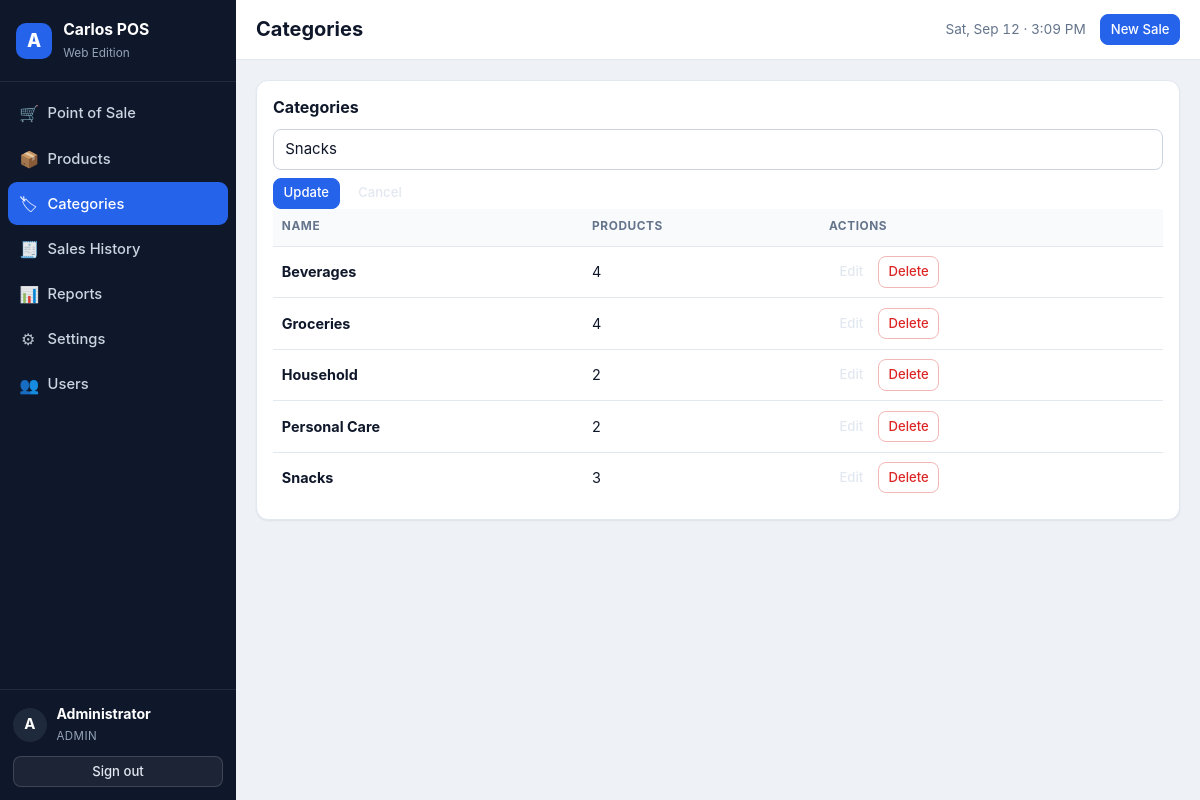
Screenshot of /index.php?page=categories&action=edit&id=2 (signed in) with the database file from the repository.
### tables this page shows
CREATE TABLE IF NOT EXISTS `users` (
  `id`            INT UNSIGNED NOT NULL AUTO_INCREMENT,
  `name`          VARCHAR(100) NOT NULL,
  `username`      VARCHAR(50)  NOT NULL,
  `password_hash` VARCHAR(255) NOT NULL,
  `role`          ENUM('admin','cashier') NOT NULL DEFAULT 'cashier',
  `active`        TINYINT(1)   NOT NULL DEFAULT 1,
  `last_login`    DATETIME NULL DEFAULT NULL,
  `created_at`    DATETIME NOT NULL DEFAULT CURRENT_TIMESTAMP,
  PRIMARY KEY (`id`),
  UNIQUE KEY `uq_users_username` (`username`)
);

CREATE TABLE IF NOT EXISTS `categories` (
  `id`         INT UNSIGNED NOT NULL AUTO_INCREMENT,
  `name`       VARCHAR(100) NOT NULL,
  `created_at` DATETIME NOT NULL DEFAULT CURRENT_TIMESTAMP,
  PRIMARY KEY (`id`),
  UNIQUE KEY `uq_categories_name` (`name`)
);

### app/helpers.php (called while the page is built, shortened)
<?php
function e($value)
{
    return htmlspecialchars((string) $value, ENT_QUOTES | ENT_SUBSTITUTE, 'UTF-8');
}
function base_url($path = '')
{
    static $base = null;
    if ($base === null) {
        if (BASE_URL !== '') {
            $base = rtrim(BASE_URL, '/');
        } else {
            $script = $_SERVER['SCRIPT_NAME'] ?? '/index.php';
            $dir    = str_replace('\\', '/', dirname($script));
            $base   = ($dir === '/' || $dir === '.') ? '' : rtrim($dir, '/');
        }
    }
    return $base . '/' . ltrim((string) $path, '/');
}
function asset($path)
{
    return base_url('assets/' . ltrim($path, '/'));
}
function is_post()
{
    return ($_SERVER['REQUEST_METHOD'] ?? 'GET') === 'POST';
}
function get($key, $default = '')
{
    return isset($_GET[$key]) ? (is_string($_GET[$key]) ? trim($_GET[$key]) : $_GET[$key]) : $default;
}
function is_logged_in()
{
    return !empty($_SESSION['user_id']);
}
function current_user()
{
    static $user = false;
    if ($user === false) {
        $user = null;
        if (is_logged_in()) {
            $user = db_one('SELECT id, name, username, role, active FROM users WHERE id = ? AND active = 1',
                           [(int) $_SESSION['user_id']]);
        }
    }
    return $user;
}
function require_login()
{
    current_user();
}
function initial($name)
{
    $name = trim((string) $name);
    return function_exists('mb_substr')
        ? mb_strtoupper(mb_substr($name, 0, 1))
        : strtoupper(substr($name, 0, 1));
}

### app/db.php (called while the page is built, shortened)
<?php
function db()
{
    static $pdo = null;
    if ($pdo === null) {
        $dsn = 'mysql:host=' . DB_HOST . ';dbname=' . DB_NAME . ';charset=' . DB_CHARSET;
        $pdo = new PDO($dsn, DB_USER, DB_PASS, [
            PDO::ATTR_ERRMODE            => PDO::ERRMODE_EXCEPTION,
            PDO::ATTR_DEFAULT_FETCH_MODE => PDO::FETCH_ASSOC,
            PDO::ATTR_EMULATE_PREPARES   => false,
        ]);
    }
    return $pdo;
}
function db_all($sql, $params = [])
{
    $st = db()->prepare($sql);
    $st->execute($params);
    return $st->fetchAll();
}
function db_one($sql, $params = [])
{
    $st = db()->prepare($sql);
    $st->execute($params);
    $row = $st->fetch();
    return $row === false ? null : $row;
}

### app/controllers/products.php (called while the page is built, shortened)
<?php
function categories_controller()
{
    $rows = db_all(
        'SELECT c.*, COUNT(p.id) AS product_count
           FROM categories c
           LEFT JOIN products p ON p.category_id = c.id
          GROUP BY c.id
          ORDER BY c.name'
    );
    return [
        'title' => 'Categories',
        'rows'  => $rows,
        'edit'  => ((int) get('id', 0)) ? db_one('SELECT * FROM categories WHERE id = ?', [(int) get('id')]) : null,
    ];
}

### app/views/categories.php (the view, shortened to what this page needs)
<div class="card">
  <div class="card-head">
    <h3>Categories</h3>
  </div>
  <form method="post" action="<?= e(base_url('index.php?page=categories&action=save')) ?>" class="inline-form">
    <input class="input" type="text" name="name" required placeholder="Category name"
           value="<?= e($data['edit']['name'] ?? '') ?>">
    <button class="btn btn-primary btn-sm" type="submit"><?= $data['edit'] ? 'Update' : 'Add category' ?></button>
    <?php if ($data['edit']): ?>
      <a class="btn btn-ghost btn-sm" href="<?= e(base_url('index.php?page=categories')) ?>">Cancel</a>
    <?php endif; ?>
  </form>
  <div class="table-wrap">
    <table class="table">
      <thead><tr><th>Name</th><th class="right">Products</th><th class="right">Actions</th></tr></thead>
      <tbody>
      <?php foreach ($data['rows'] as $r): ?>
        <tr>
          <td><strong><?= e($r['name']) ?></strong></td>
          <td class="right"><?= e($r['product_count']) ?></td>
          <td class="right">
            <a class="btn btn-sm btn-ghost" href="<?= e(base_url('index.php?page=categories&action=edit&id=' . $r['id'])) ?>">Edit</a>
            <form method="post" action="<?= e(base_url('index.php?page=categories&action=delete')) ?>" class="inline">
              <button class="btn btn-sm btn-danger" type="submit"
                      data-confirm="Delete &quot;<?= e($r['name']) ?>&quot;? Its products become Uncategorized.">Delete</button>
            </form>
          </td>
        </tr>
      <?php endforeach; ?>
      </tbody>
    </table>
  </div>
</div>

### app/views/layout/header.php (shortened to what this page needs)
<?php
$user     = $layout === 'app' ? current_user() : null;
$title    = $data['title'] ?? ucfirst($page ?? 'POS');
$navItems = [
    'pos'        => ['Point of Sale', 'cart'],
    'products'   => ['Products',      'box'],
    'categories' => ['Categories',    'tag'],
    'sales'      => ['Sales History', 'receipt'],
    'reports'    => ['Reports',       'chart'],
    'settings'   => ['Settings',      'gear'],
    'users'      => ['Users',         'users'],
];
?>
<!DOCTYPE html>
<html lang="en">
<head>
<link rel="stylesheet" href="<?= e(asset('css/app.css')) ?>">
</head>
<body class="layout-<?= e($layout) ?><?= $page === 'pos' ? ' page-pos' : '' ?>">
<?php if ($layout === 'app'): ?>
<div class="app-shell">
  <aside class="sidebar" id="sidebar">
    <div class="brand">
      <div class="brand-mark">A</div>
      <div class="brand-text">
        <strong>Carlos POS</strong>
        <span>Web Edition</span>
      </div>
    </div>
    <nav class="nav">
      <?php foreach ($navItems as $key => [$label, $icon]): ?>
        <a class="nav-link<?= $page === $key ? ' active' : '' ?>" href="<?= e(base_url('index.php?page=' . $key)) ?>">
          <span class="ico ico-<?= e($icon) ?>" aria-hidden="true"></span>
          <span class="nav-label"><?= e($label) ?></span>
        </a>
      <?php endforeach; ?>
    </nav>
    <div class="sidebar-foot">
      <div class="who">
        <div class="avatar"><?= e(initial($user['name'])) ?></div>
        <div>
          <strong><?= e($user['name']) ?></strong>
          <span class="role"><?= e(ucfirst($user['role'])) ?></span>
        </div>
      </div>
      <a class="btn btn-ghost btn-sm" href="<?= e(base_url('index.php?page=logout')) ?>">Sign out</a>
    </div>
  </aside>
  <div class="main">
    <header class="topbar">
      <div class="topbar-title">
        <h1><?= e($title) ?></h1>
      </div>
      <div class="topbar-meta">
        <span class="clock" id="clock"><?= e(date('D, M d · h:i A')) ?></span>
        <a class="btn btn-primary btn-sm" href="<?= e(base_url('index.php?page=pos')) ?>">New Sale</a>
      </div>
    </header>
    <main class="content">
<?php endif; ?>

### rows the page displays
users: name "A", name "Administrator", role "ADMIN"
categories: name "Snacks", product_count "3"
categories: name "Beverages", product_count "4"
categories: name "Groceries", product_count "4"
categories: name "Household", product_count "2"
categories: name "Personal Care", product_count "2"

### other values shown
$label "Point of Sale"
$label "Products"
$label "Categories"
$label "Sales History"
$label "Reports"
$label "Settings"
$label "Users"
$title "Categories"
